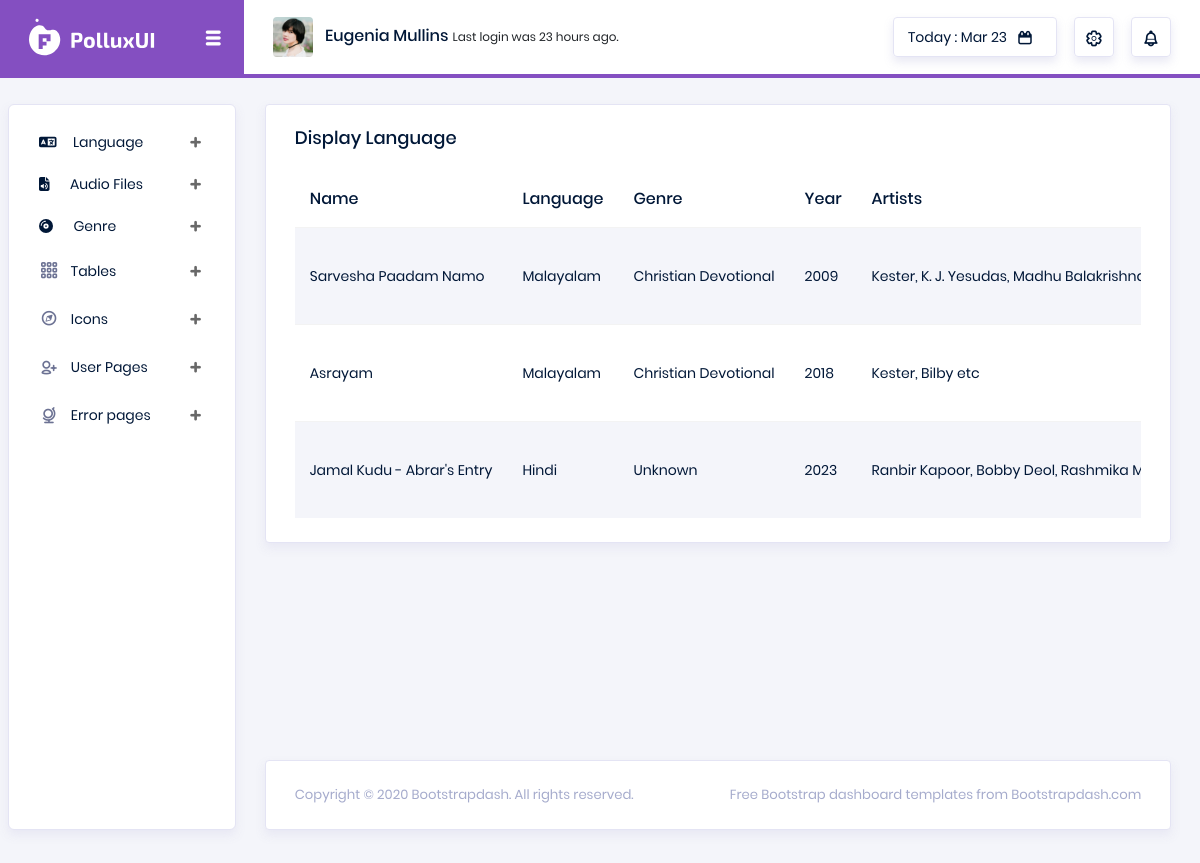
/backend/display-audio/, run on the app's committed database.
### backend/models.py (models this page shows)
class SongsDb(models.Model):
    Srl_Num = models.IntegerField(null=True, blank=True)
    Name = models.CharField(max_length=255, null=True, blank=True)
    Language = models.CharField(max_length=255, null=True, blank=True)
    Genre = models.CharField(max_length=255, null=True, blank=True)
    Year = models.CharField(max_length=255, null=True, blank=True)
    Artists = models.CharField(max_length=255, null=True, blank=True)
    Album_or_Film = models.CharField(max_length=255, null=True, blank=True)
    Audio_File = models.FileField(upload_to='songs', null=True, blank=True)
    Img_File = models.ImageField(upload_to='cover', null=True, blank=True)

### backend/views.py (the view)
# urls.py: path('display-audio/', views.displayaudio, name='displayaudio'),
def displayaudio(request):
    audio = SongsDb.objects.all()
    context = {'audio': audio}
    return render(request, 'audio/disp_audio.html', context)

### backend/templates/audio/disp_audio.html (shortened to what this page needs)
<!DOCTYPE html>
{% extends 'index.html' %}
{% block content %}
<html lang="en">
<head>
</head>
<body>
    <div class="card">
        <div class="card-body">
            <h4 class="card-title">Display Language</h4>
            <div class="table-responsive">
                <table class="table table-striped">
                    <thead>
                        <tr>
                            <th>Name</th>
                            <th>Language</th>
                            <th>Genre</th>
                            <th>Year</th>
                            <th>Artists</th>
                        </tr>
                    </thead>
                    <tbody>
                        {% for i in audio %}
                        <tr>
                            <td>{{i.Name}}</td>
                            <td>{{i.Language}}</td>
                            <td>{{i.Genre}}</td>
                            <td>{{i.Year}}</td>
                            <td>{{i.Artists}}</td>
                        </tr>
                        {% endfor %}
                    </tbody>
                </table>
            </div>
        </div>
    </div>
</body>
</html>
{% endblock %}

### data on the page
SongsDb: Name "Sarvesha Paadam Namo", Language "Malayalam", Genre "Christian Devotional", Year "2009", Artists "Kester, K. J. Yesudas, Madhu…"
SongsDb: Name "Asrayam", Language "Malayalam", Genre "Christian Devotional", Year "2018", Artists "Kester, Bilby etc"
SongsDb: Name "Jamal Kudu - Abrar's Entry", Language "Hindi", Genre "Unknown", Year "2023", Artists "Ranbir Kapoor, Bobby Deol, Rashmika…"
